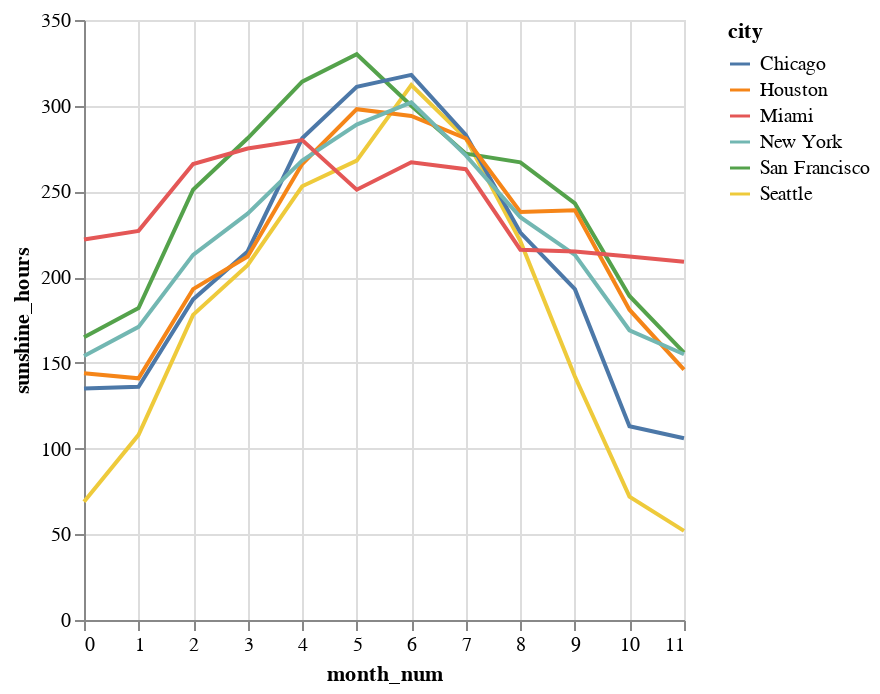

Write notebook code for a chart like this one.
### Code cell
alt.Chart(df).mark_line().encode(
    x='month_num',
    y='sunshine_hours',
    color='city'
)

### Figure 1 — Vega-Lite specification as saved in the notebook (floating-point values rounded to 4 significant figures)
{"config": {"view": {"continuousWidth": 300, "continuousHeight": 300}}, "data": {"name": "data-22e18096ccc98833ce200b61c7063dfa"}, "mark": {"type": "line"}, "encoding": {"color": {"field": "city", "type": "nominal"}, "x": {"field": "month_num", "type": "quantitative"}, "y": {"field": "sunshine_hours", "type": "quantitative"}}, "$schema": "https://vega.github.io/schema/vega-lite/v5.20.1.json", "datasets": {"data-22e18096ccc98833ce200b61c7063dfa": [{"city": "Seattle", "month": "Jan", "month_num": 0, "temp_low": 37, "temp_high": 47, "precip_days": 18, "precip_inches": 5.55, "sunshine_hours": 69, "latitude": 47.61, "longitude": -122.3}, {"city": "Seattle", "month": "Feb", "month_num": 1, "temp_low": 37, "temp_high": 50, "precip_days": 14, "precip_inches": 3.46, "sunshine_hours": 108, "latitude": 47.61, "longitude": -122.3}, {"city": "Seattle", "month": "Mar", "month_num": 2, "temp_low": 39, "temp_high": 54, "precip_days": 16, "precip_inches": 3.7, "sunshine_hours": 178, "latitude": 47.61, "longitude": -122.3}, {"city": "Seattle", "month": "Apr", "month_num": 3, "temp_low": 42, "temp_high": 58, "precip_days": 14, "precip_inches": 2.68, "sunshine_hours": 207, "latitude": 47.61, "longitude": -122.3}, {"city": "Seattle", "month": "May", "month_num": 4, "temp_low": 47, "temp_high": 65, "precip_days": 12, "precip_inches": 1.93, "sunshine_hours": 253, "latitude": 47.61, "longitude": -122.3}, {"city": "Seattle", "month": "Jun", "month_num": 5, "temp_low": 52, "temp_high": 70, "precip_days": 9, "precip_inches": 1.54, "sunshine_hours": 268, "latitude": 47.61, "longitude": -122.3}, {"city": "Seattle", "month": "Jul", "month_num": 6, "temp_low": 56, "temp_high": 76, "precip_days": 5, "precip_inches": 0.67, "sunshine_hours": 312, "latitude": 47.61, "longitude": -122.3}, {"city": "Seattle", "month": "Aug", "month_num": 7, "temp_low": 56, "temp_high": 76, "precip_days": 4, "precip_inches": 0.87, "sunshine_hours": 281, "latitude": 47.61, "longitude": -122.3}, {"city": "Seattle", "month": "Sep", "month_num": 8, "temp_low": 52, "temp_high": 71, "precip_days": 7, "precip_inches": 1.42, "sunshine_hours": 221, "latitude": 47.61, "longitude": -122.3}, {"city": "Seattle", "month": "Oct", "month_num": 9, "temp_low": 46, "temp_high": 60, "precip_days": 13, "precip_inches": 3.46, "sunshine_hours": 142, "latitude": 47.61, "longitude": -122.3}, {"city": "Seattle", "month": "Nov", "month_num": 10, "temp_low": 40, "temp_high": 51, "precip_days": 18, "precip_inches": 6.54, "sunshine_hours": 72, "latitude": 47.61, "longitude": -122.3}, {"city": "Seattle", "month": "Dec", "month_num": 11, "temp_low": 36, "temp_high": 46, "precip_days": 17, "precip_inches": 5.31, "sunshine_hours": 52, "latitude": 47.61, "longitude": -122.3}, {"city": "San Francisco", "month": "Jan", "month_num": 0, "temp_low": 53, "temp_high": 66, "precip_days": 2, "precip_inches": 0.16, "sunshine_hours": 165, "latitude": 37.73, "longitude": -122.4}, {"city": "San Francisco", "month": "Feb", "month_num": 1, "temp_low": 54, "temp_high": 67, "precip_days": 1, "precip_inches": 0.01, "sunshine_hours": 182, "latitude": 37.73, "longitude": -122.4}, {"city": "San Francisco", "month": "Mar", "month_num": 2, "temp_low": 51, "temp_high": 64, "precip_days": 4, "precip_inches": 0.7, "sunshine_hours": 251, "latitude": 37.73, "longitude": -122.4}, {"city": "San Francisco", "month": "Apr", "month_num": 3, "temp_low": 49, "temp_high": 63, "precip_days": 6, "precip_inches": 1.46, "sunshine_hours": 281, "latitude": 37.73, "longitude": -122.4}, {"city": "San Francisco", "month": "May", "month_num": 4, "temp_low": 49, "temp_high": 62, "precip_days": 10, "precip_inches": 3.26, "sunshine_hours": 314, "latitude": 37.73, "longitude": -122.4}, {"city": "San Francisco", "month": "Jun", "month_num": 5, "temp_low": 47, "temp_high": 60, "precip_days": 11, "precip_inches": 4.46, "sunshine_hours": 330, "latitude": 37.73, "longitude": -122.4}, {"city": "San Francisco", "month": "Jul", "month_num": 6, "temp_low": 46, "temp_high": 57, "precip_days": 11, "precip_inches": 4.5, "sunshine_hours": 300, "latitude": 37.73, "longitude": -122.4}, {"city": "San Francisco", "month": "Aug", "month_num": 7, "temp_low": 55, "temp_high": 68, "precip_days": 1, "precip_inches": 0.06, "sunshine_hours": 272, "latitude": 37.73, "longitude": -122.4}, {"city": "San Francisco", "month": "Sep", "month_num": 8, "temp_low": 55, "temp_high": 70, "precip_days": 1, "precip_inches": 0.21, "sunshine_hours": 267, "latitude": 37.73, "longitude": -122.4}, {"city": "San Francisco", "month": "Oct", "month_num": 9, "temp_low": 54, "temp_high": 69, "precip_days": 4, "precip_inches": 1.12, "sunshine_hours": 243, "latitude": 37.73, "longitude": -122.4}, {"city": "San Francisco", "month": "Nov", "month_num": 10, "temp_low": 50, "temp_high": 63, "precip_days": 7, "precip_inches": 3.16, "sunshine_hours": 189, "latitude": 37.73, "longitude": -122.4}, {"city": "San Francisco", "month": "Dec", "month_num": 11, "temp_low": 46, "temp_high": 57, "precip_days": 10, "precip_inches": 4.56, "sunshine_hours": 156, "latitude": 37.73, "longitude": -122.4}, {"city": "Chicago", "month": "Jan", "month_num": 0, "temp_low": 18, "temp_high": 32, "precip_days": 10, "precip_inches": 2.05, "sunshine_hours": 135, "latitude": 41.88, "longitude": -87.62}, {"city": "Chicago", "month": "Feb", "month_num": 1, "temp_low": 21, "temp_high": 36, "precip_days": 8, "precip_inches": 1.93, "sunshine_hours": 136, "latitude": 41.88, "longitude": -87.62}, {"city": "Chicago", "month": "Mar", "month_num": 2, "temp_low": 30, "temp_high": 46, "precip_days": 11, "precip_inches": 2.72, "sunshine_hours": 187, "latitude": 41.88, "longitude": -87.62}, {"city": "Chicago", "month": "Apr", "month_num": 3, "temp_low": 41, "temp_high": 59, "precip_days": 11, "precip_inches": 3.62, "sunshine_hours": 215, "latitude": 41.88, "longitude": -87.62}, {"city": "Chicago", "month": "May", "month_num": 4, "temp_low": 52, "temp_high": 70, "precip_days": 11, "precip_inches": 4.13, "sunshine_hours": 281, "latitude": 41.88, "longitude": -87.62}, {"city": "Chicago", "month": "Jun", "month_num": 5, "temp_low": 63, "temp_high": 81, "precip_days": 10, "precip_inches": 4.06, "sunshine_hours": 311, "latitude": 41.88, "longitude": -87.62}, {"city": "Chicago", "month": "Jul", "month_num": 6, "temp_low": 68, "temp_high": 84, "precip_days": 9, "precip_inches": 4.02, "sunshine_hours": 318, "latitude": 41.88, "longitude": -87.62}, {"city": "Chicago", "month": "Aug", "month_num": 7, "temp_low": 66, "temp_high": 82, "precip_days": 9, "precip_inches": 3.98, "sunshine_hours": 283, "latitude": 41.88, "longitude": -87.62}, {"city": "Chicago", "month": "Sep", "month_num": 8, "temp_low": 57, "temp_high": 75, "precip_days": 8, "precip_inches": 3.31, "sunshine_hours": 226, "latitude": 41.88, "longitude": -87.62}, {"city": "Chicago", "month": "Oct", "month_num": 9, "temp_low": 46, "temp_high": 63, "precip_days": 10, "precip_inches": 3.23, "sunshine_hours": 193, "latitude": 41.88, "longitude": -87.62}, {"city": "Chicago", "month": "Nov", "month_num": 10, "temp_low": 34, "temp_high": 48, "precip_days": 11, "precip_inches": 3.43, "sunshine_hours": 113, "latitude": 41.88, "longitude": -87.62}, {"city": "Chicago", "month": "Dec", "month_num": 11, "temp_low": 23, "temp_high": 36, "precip_days": 11, "precip_inches": 2.56, "sunshine_hours": 106, "latitude": 41.88, "longitude": -87.62}, {"city": "Houston", "month": "Jan", "month_num": 0, "temp_low": 44, "temp_high": 62, "precip_days": 10, "precip_inches": 3.7, "sunshine_hours": 144, "latitude": 29.75, "longitude": -95.36}, {"city": "Houston", "month": "Feb", "month_num": 1, "temp_low": 46, "temp_high": 65, "precip_days": 10, "precip_inches": 3.23, "sunshine_hours": 141, "latitude": 29.75, "longitude": -95.36}, {"city": "Houston", "month": "Mar", "month_num": 2, "temp_low": 54, "temp_high": 72, "precip_days": 9, "precip_inches": 2.4, "sunshine_hours": 193, "latitude": 29.75, "longitude": -95.36}, {"city": "Houston", "month": "Apr", "month_num": 3, "temp_low": 60, "temp_high": 78, "precip_days": 8, "precip_inches": 3.43, "sunshine_hours": 212, "latitude": 29.75, "longitude": -95.36}, {"city": "Houston", "month": "May", "month_num": 4, "temp_low": 66, "temp_high": 84, "precip_days": 8, "precip_inches": 4.45, "sunshine_hours": 266, "latitude": 29.75, "longitude": -95.36}, {"city": "Houston", "month": "Jun", "month_num": 5, "temp_low": 72, "temp_high": 90, "precip_days": 8, "precip_inches": 3.82, "sunshine_hours": 298, "latitude": 29.75, "longitude": -95.36}, {"city": "Houston", "month": "Jul", "month_num": 6, "temp_low": 74, "temp_high": 92, "precip_days": 10, "precip_inches": 5.16, "sunshine_hours": 294, "latitude": 29.75, "longitude": -95.36}, {"city": "Houston", "month": "Aug", "month_num": 7, "temp_low": 74, "temp_high": 93, "precip_days": 9, "precip_inches": 3.54, "sunshine_hours": 281, "latitude": 29.75, "longitude": -95.36}, {"city": "Houston", "month": "Sep", "month_num": 8, "temp_low": 70, "temp_high": 88, "precip_days": 9, "precip_inches": 3.82, "sunshine_hours": 238, "latitude": 29.75, "longitude": -95.36}, {"city": "Houston", "month": "Oct", "month_num": 9, "temp_low": 61, "temp_high": 81, "precip_days": 7, "precip_inches": 3.58, "sunshine_hours": 239, "latitude": 29.75, "longitude": -95.36}, {"city": "Houston", "month": "Nov", "month_num": 10, "temp_low": 52, "temp_high": 71, "precip_days": 8, "precip_inches": 4.06, "sunshine_hours": 181, "latitude": 29.75, "longitude": -95.36}, {"city": "Houston", "month": "Dec", "month_num": 11, "temp_low": 45, "temp_high": 63, "precip_days": 10, "precip_inches": 4.09, "sunshine_hours": 146, "latitude": 29.75, "longitude": -95.36}, {"city": "New York", "month": "Jan", "month_num": 0, "temp_low": 26, "temp_high": 39, "precip_days": 11, "precip_inches": 3.9, "sunshine_hours": 154, "latitude": 40.73, "longitude": -73.94}, {"city": "New York", "month": "Feb", "month_num": 1, "temp_low": 29, "temp_high": 42, "precip_days": 10, "precip_inches": 2.95, "sunshine_hours": 171, "latitude": 40.73, "longitude": -73.94}, {"city": "New York", "month": "Mar", "month_num": 2, "temp_low": 35, "temp_high": 50, "precip_days": 12, "precip_inches": 4.06, "sunshine_hours": 213, "latitude": 40.73, "longitude": -73.94}, {"city": "New York", "month": "Apr", "month_num": 3, "temp_low": 44, "temp_high": 60, "precip_days": 11, "precip_inches": 3.94, "sunshine_hours": 237, "latitude": 40.73, "longitude": -73.94}, {"city": "New York", "month": "May", "month_num": 4, "temp_low": 55, "temp_high": 71, "precip_days": 11, "precip_inches": 4.45, "sunshine_hours": 268, "latitude": 40.73, "longitude": -73.94}, {"city": "New York", "month": "Jun", "month_num": 5, "temp_low": 64, "temp_high": 79, "precip_days": 10, "precip_inches": 3.5, "sunshine_hours": 289, "latitude": 40.73, "longitude": -73.94}, {"city": "New York", "month": "Jul", "month_num": 6, "temp_low": 70, "temp_high": 85, "precip_days": 11, "precip_inches": 4.53, "sunshine_hours": 302, "latitude": 40.73, "longitude": -73.94}, {"city": "New York", "month": "Aug", "month_num": 7, "temp_low": 69, "temp_high": 83, "precip_days": 10, "precip_inches": 4.13, "sunshine_hours": 271, "latitude": 40.73, "longitude": -73.94}, {"city": "New York", "month": "Sep", "month_num": 8, "temp_low": 61, "temp_high": 76, "precip_days": 8, "precip_inches": 3.98, "sunshine_hours": 235, "latitude": 40.73, "longitude": -73.94}, {"city": "New York", "month": "Oct", "month_num": 9, "temp_low": 50, "temp_high": 65, "precip_days": 8, "precip_inches": 3.39, "sunshine_hours": 213, "latitude": 40.73, "longitude": -73.94}, {"city": "New York", "month": "Nov", "month_num": 10, "temp_low": 41, "temp_high": 54, "precip_days": 9, "precip_inches": 3.82, "sunshine_hours": 169, "latitude": 40.73, "longitude": -73.94}, {"city": "New York", "month": "Dec", "month_num": 11, "temp_low": 32, "temp_high": 44, "precip_days": 10, "precip_inches": 3.58, "sunshine_hours": 155, "latitude": 40.73, "longitude": -73.94}, {"city": "Miami", "month": "Jan", "month_num": 0, "temp_low": 60, "temp_high": 76, "precip_days": 6, "precip_inches": 1.62, "sunshine_hours": 222, "latitude": 25.76, "longitude": -80.19}, {"city": "Miami", "month": "Feb", "month_num": 1, "temp_low": 62, "temp_high": 78, "precip_days": 5, "precip_inches": 2.25, "sunshine_hours": 227, "latitude": 25.76, "longitude": -80.19}, {"city": "Miami", "month": "Mar", "month_num": 2, "temp_low": 65, "temp_high": 80, "precip_days": 6, "precip_inches": 3.0, "sunshine_hours": 266, "latitude": 25.76, "longitude": -80.19}, {"city": "Miami", "month": "Apr", "month_num": 3, "temp_low": 68, "temp_high": 83, "precip_days": 7, "precip_inches": 3.14, "sunshine_hours": 275, "latitude": 25.76, "longitude": -80.19}, {"city": "Miami", "month": "May", "month_num": 4, "temp_low": 73, "temp_high": 87, "precip_days": 10, "precip_inches": 5.34, "sunshine_hours": 280, "latitude": 25.76, "longitude": -80.19}, {"city": "Miami", "month": "Jun", "month_num": 5, "temp_low": 76, "temp_high": 89, "precip_days": 13, "precip_inches": 9.67, "sunshine_hours": 251, "latitude": 25.76, "longitude": -80.19}, {"city": "Miami", "month": "Jul", "month_num": 6, "temp_low": 77, "temp_high": 91, "precip_days": 17, "precip_inches": 6.5, "sunshine_hours": 267, "latitude": 25.76, "longitude": -80.19}, {"city": "Miami", "month": "Aug", "month_num": 7, "temp_low": 77, "temp_high": 91, "precip_days": 16, "precip_inches": 8.88, "sunshine_hours": 263, "latitude": 25.76, "longitude": -80.19}, {"city": "Miami", "month": "Sep", "month_num": 8, "temp_low": 76, "temp_high": 89, "precip_days": 18, "precip_inches": 9.86, "sunshine_hours": 216, "latitude": 25.76, "longitude": -80.19}, {"city": "Miami", "month": "Oct", "month_num": 9, "temp_low": 74, "temp_high": 86, "precip_days": 15, "precip_inches": 6.33, "sunshine_hours": 215, "latitude": 25.76, "longitude": -80.19}, {"city": "Miami", "month": "Nov", "month_num": 10, "temp_low": 68, "temp_high": 82, "precip_days": 8, "precip_inches": 3.27, "sunshine_hours": 212, "latitude": 25.76, "longitude": -80.19}, {"city": "Miami", "month": "Dec", "month_num": 11, "temp_low": 63, "temp_high": 78, "precip_days": 7, "precip_inches": 2.04, "sunshine_hours": 209, "latitude": 25.76, "longitude": -80.19}]}}
